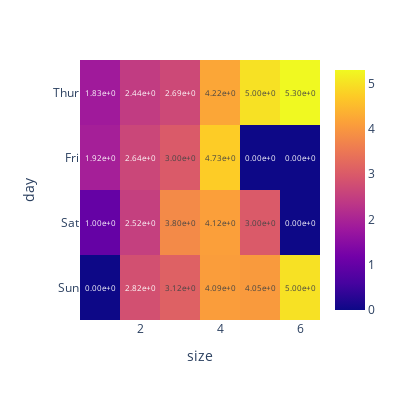

The cell this chart's notebook holds for it:
### Code cell
# plotly.imshow()
px.imshow(
    pivot_df, x=pivot_df.columns, y=pivot_df.index.astype('str'),   
    width=400, height=400, text_auto='.2e'
)

### Figure 1 — Plotly figure (JSON) as saved in the notebook; plotly's stock layout.template omitted (floating-point values rounded to 4 significant figures)
{"data": [{"coloraxis": "coloraxis", "hovertemplate": "size: %{x}<br>day: %{y}<br>color: %{z}<extra></extra>", "name": "0", "texttemplate": "%{z:.2e}", "type": "heatmap", "x": [1, 2, 3, 4, 5, 6], "xaxis": "x", "y": ["Thur", "Fri", "Sat", "Sun"], "yaxis": "y", "z": [[1.83, 2.442, 2.692, 4.218, 5.0, 5.3], [1.92, 2.644, 3.0, 4.73, 0.0, 0.0], [1.0, 2.518, 3.798, 4.124, 3.0, 0.0], [0.0, 2.817, 3.121, 4.088, 4.047, 5.0]]}], "layout": {"coloraxis": {"colorscale": [[0, "#0d0887"], [0.1111, "#46039f"], [0.2222, "#7201a8"], [0.3333, "#9c179e"], [0.4444, "#bd3786"], [0.5556, "#d8576b"], [0.6667, "#ed7953"], [0.7778, "#fb9f3a"], [0.8889, "#fdca26"], [1, "#f0f921"]]}, "height": 400, "margin": {"t": 60}, "width": 400, "xaxis": {"anchor": "y", "constrain": "domain", "domain": [0, 1], "scaleanchor": "y", "title": {"text": "size"}}, "yaxis": {"anchor": "x", "autorange": "reversed", "constrain": "domain", "domain": [0, 1], "title": {"text": "day"}}}}
